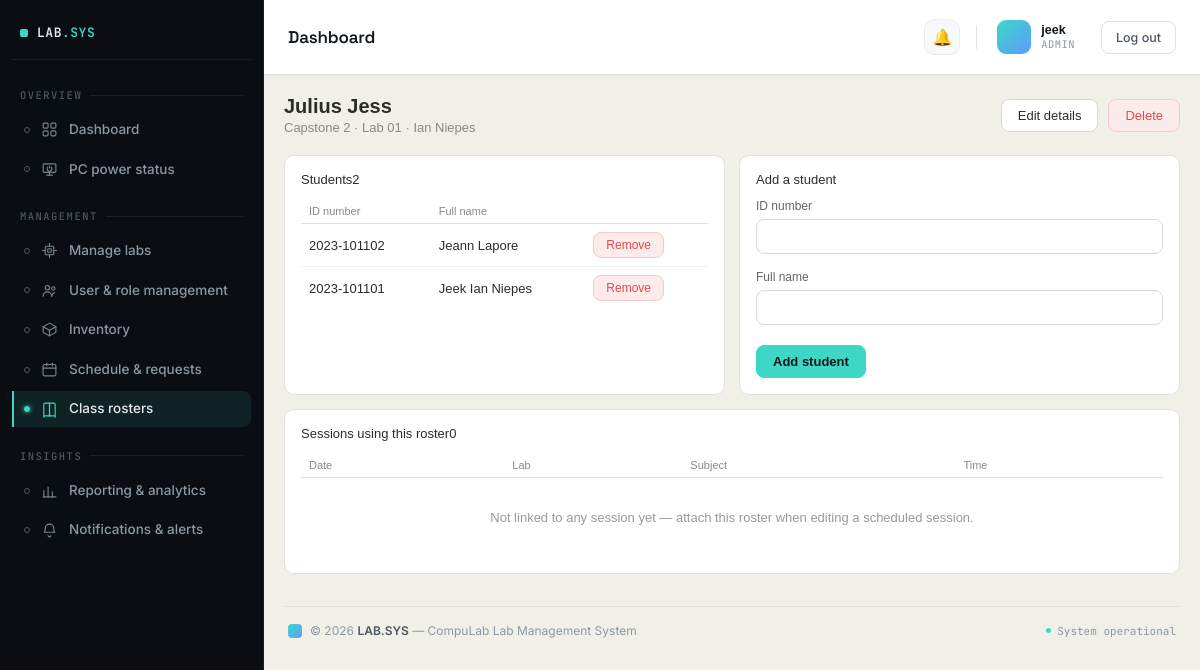
Screenshot of /schedule/rosters/1/ (signed in) with the database file from the repository.
### accounts/models.py (models this page shows, shortened)
class User(AbstractUser):
    ROLE_CHOICES = [
        ('admin', 'Admin'),
        ('incharge', 'Lab In-charge'),
        ('instructor', 'Instructor'),
        ('student', 'Student'),
    ]
    role = models.CharField(max_length=20, choices=ROLE_CHOICES, default='instructor')
    id_number = models.CharField(
        max_length=50, blank=True, default='',
        help_text='Student/Instructor ID — used to match this account to reservation requests and lab PC check-ins. Separate from the login username.'
    )
    assigned_lab = models.ForeignKey(
        'labs.Lab',
        null=True,
        blank=True,
        on_delete=models.SET_NULL,
        related_name='assigned_users'
    )
    email_notifications_enabled = models.BooleanField(default=True)

### scheduling/models.py (models this page shows, shortened)
class ClassRoster(models.Model):
    name = models.CharField(max_length=200, help_text='e.g. "BSCS 2A — CS101 Programming Logic"')
    subject = models.CharField(max_length=200, blank=True)
    lab = models.ForeignKey('labs.Lab', on_delete=models.SET_NULL, null=True, blank=True, related_name='class_rosters')
    instructor = models.ForeignKey(
        settings.AUTH_USER_MODEL, on_delete=models.SET_NULL, null=True, blank=True,
        related_name='class_rosters'
    )
    created_at = models.DateTimeField(auto_now_add=True)
    class Meta:
        ordering = ['name']

class RosterStudent(models.Model):
    roster = models.ForeignKey(ClassRoster, on_delete=models.CASCADE, related_name='students')
    id_number = models.CharField(max_length=50)
    full_name = models.CharField(max_length=150)
    class Meta:
        ordering = ['full_name']
        unique_together = [('roster', 'id_number')]

### labs/models.py (models this page shows, shortened)
class Lab(models.Model):
    name = models.CharField(max_length=100)
    location = models.CharField(max_length=200, blank=True)
    opening_time = models.TimeField(
        default='07:00',
        help_text='Daily opening time, used as the capacity basis for utilization % in reports.'
    )
    closing_time = models.TimeField(
        default='21:00',
        help_text='Daily closing time, used as the capacity basis for utilization % in reports.'
    )

### scheduling/views.py (the view)
# urls.py: path('rosters/<int:pk>/', views.RosterDetailView.as_view(), name='roster_detail'),
class RosterDetailView(RoleRequiredMixin, DetailView):
    allowed_roles = ['admin', 'incharge', 'instructor']
    template_name = 'scheduling/roster_detail.html'
    context_object_name = 'roster'
    def get_queryset(self):
        from scheduling.models import ClassRoster
        return ClassRoster.objects.select_related('lab', 'instructor')
    def get_context_data(self, **kwargs):
        from scheduling.forms import RosterStudentForm
        ctx = super().get_context_data(**kwargs)
        ctx['student_form'] = RosterStudentForm()
        ctx['students'] = self.object.students.all()
        ctx['linked_sessions'] = self.object.sessions.order_by('-date')[:20]
        return ctx

### scheduling/forms.py
class RosterStudentForm(forms.ModelForm):
    class Meta:
        model = RosterStudent
        fields = ['id_number', 'full_name']

### accounts/context_processors.py (called while the page is built)
def sidebar_counts(request):
    if not request.user.is_authenticated:
        return {}
    return {
        'unread_notifications_count': Notification.objects.filter(
            user=request.user, read=False
        ).count(),
        'open_issues_count': Issue.objects.filter(status='open').count()
        if request.user.role in ['admin', 'incharge'] else 0,
    }

### accounts/mixins.py (called while the page is built)
    def dispatch(self, request, *args, **kwargs):
        if not request.user.is_authenticated:
            return self.handle_no_permission()
        if self.allowed_roles and request.user.role not in self.allowed_roles:
            raise PermissionDenied
        return super().dispatch(request, *args, **kwargs)

### compulab/templates/scheduling/roster_detail.html (shortened to what this page needs)
{% extends "base.html" %}
{% block content %}
<div class="page-header">
  <div>
    <h1>{{ roster.name }}</h1>
    <div class="sub">{{ roster.subject|default:"No subject set" }} &middot; {{ roster.lab.name|default:"No lab set" }} &middot; {{ roster.instructor.get_full_name|default:"No instructor set" }}</div>
  </div>
  <div style="display:flex; gap:10px;">
    <a href="{% url 'roster_edit' roster.pk %}" class="action-btn">Edit details</a>
    <a href="{% url 'roster_delete' roster.pk %}" class="action-btn danger">Delete</a>
  </div>
</div>
<div class="two-col">
  <div class="card">
    <div class="section-title">Students<span class="count">{{ students|length }}</span></div>
    <table class="table">
      <thead><tr><th>ID number</th><th>Full name</th><th></th></tr></thead>
      <tbody>
        {% for s in students %}
          <tr>
            <td>{{ s.id_number }}</td>
            <td>{{ s.full_name }}</td>
            <td>
              <form method="post" action="{% url 'roster_remove_student' roster.pk s.pk %}" onsubmit="return confirm('Remove {{ s.full_name }} from this roster?');" style="display:inline">
                <button type="submit" class="action-btn small danger">Remove</button>
              </form>
            </td>
          </tr>
        {% empty %}
          <tr><td colspan="3"><p class="empty">No students added yet.</p></td></tr>
        {% endfor %}
      </tbody>
    </table>
  </div>
  <div class="card">
    <div class="section-title">Add a student</div>
    <form method="post" action="{% url 'roster_add_student' roster.pk %}">
      <div class="form-group">
        <label class="form-label" for="{{ student_form.id_number.id_for_label }}">ID number</label>
        {{ student_form.id_number }}
      </div>
      <div class="form-group">
        <label class="form-label" for="{{ student_form.full_name.id_for_label }}">Full name</label>
        {{ student_form.full_name }}
      </div>
      <div class="form-actions">
        <button type="submit" class="action-btn primary">Add student</button>
      </div>
    </form>
  </div>
</div>
<div class="card">
  <div class="section-title">Sessions using this roster<span class="count">{{ linked_sessions|length }}</span></div>
  <table class="table">
    <thead><tr><th>Date</th><th>Lab</th><th>Subject</th><th>Time</th></tr></thead>
    <tbody>
      {% for s in linked_sessions %}
        <tr>
          <td>{{ s.date }}</td>
          <td>{{ s.lab.name }}</td>
          <td>{{ s.subject }}</td>
          <td>{{ s.start_time|time:"H:i" }}–{{ s.end_time|time:"H:i" }}</td>
        </tr>
      {% empty %}
        <tr><td colspan="4"><p class="empty">Not linked to any session yet — attach this roster when editing a scheduled session.</p></td></tr>
      {% endfor %}
    </tbody>
  </table>
</div>
{% endblock %}

### compulab/templates/dashboard/navbar.html (shortened to what this page needs)
<div class="topbar">
  <div class="topbar-title">{{ page_title|default:"Dashboard" }}</div>
  <div class="topbar-right">
    <div class="topbar-notif">
      <a href="{% url 'notifications' %}" title="Notifications">
        🔔
      </a>
    </div>
    <div class="topbar-user">
      <div class="avatar">
      </div>
      <div class="user-meta">
        <span class="user-name">{{ request.user.get_full_name|default:request.user.username }}</span>
        <span class="user-role">{{ request.user.role|default:"Admin" }}</span>
      </div>
    </div>
    <form method="post" action="{% url 'logout' %}" style="display:inline;">
      <button type="submit" class="btn">Log out</button>
    </form>
  </div>
</div>

### compulab/templates/base.html (style rules this page uses)
* { box-sizing: border-box; margin: 0; padding: 0; }
html, body { height: 100%; }
body { font-family: sans-serif; background: #f1f0e8; color: #2c2c2a; }
:root { --topbar-accent: #3ed6c4; --topbar-accent-tint: rgba(62,214,196,0.12); --topbar-ink-1: #12171d; --topbar-text-1: #4d5761; --topbar-text-2: #8b98a3; }
.card { background: white; border: 1px solid #e0e0e0; border-radius: 10px; padding: 16px; margin-bottom: 14px; }
.section-title { font-size: 13px; font-weight: 500; margin-bottom: 12px; }
.two-col { display: grid; grid-template-columns: 1fr 1fr; gap: 14px; }
.table { width: 100%; border-collapse: collapse; font-size: 13px; }
.table th { text-align: left; padding: 6px 8px; color: #888; font-weight: 500; border-bottom: 1px solid #e0e0e0; font-size: 11px; }
.table td { padding: 8px; border-bottom: 1px solid #f0f0f0; }
.table tr:last-child td { border-bottom: none; }
a { color: inherit; }
.page-header { display: flex; align-items: center; justify-content: space-between; margin-bottom: 20px; flex-wrap: wrap; gap: 12px; }
.page-header h1 { font-size: 20px; font-weight: 600; }
.page-header .sub { font-size: 13px; color: #888; margin-top: 2px; }
.action-btn { display: inline-flex; align-items: center; gap: 6px; padding: 8px 16px; border-radius: 8px; border: 1px solid #d8d8d8; background: #fff; color: #2c2c2a; font-size: 13px; font-weight: 500; text-decoration: none; cursor: pointer; }
.action-btn.primary { background: var(--topbar-accent); border-color: var(--topbar-accent); color: var(--topbar-ink-1); font-weight: 600; }
.action-btn.danger { background: #FCEBEB; border-color: #f3c9c9; color: #E24B4A; }
.action-btn.small { padding: 5px 12px; font-size: 12px; }
.form-group { margin-bottom: 16px; }
.form-label { display: block; font-size: 12px; font-weight: 500; color: #666; margin-bottom: 6px; }
.card form input[type="text"], .card form input[type="email"], .card form input[type="password"], .card form input[type="number"], .card form input[type="date"], .card form input[type="time"], .card form select, .card form textarea { width: 100%; padding: 9px 12px; border: 1px solid #d8d8d8; border-radius: 8px; font-size: 13px; font-family: inherit; background: #fff; color: #2c2c2a; }
.form-actions { display: flex; gap: 10px; margin-top: 20px; }
.empty { color: #999; font-size: 13px; text-align: center; padding: 24px 0; }

### compulab/templates/dashboard/navbar.html (style rules this page uses)
.topbar { padding: 16px 24px; border-bottom: 1px solid #e0e0e0; background: white; display: flex; align-items: center; justify-content: space-between; box-shadow: 0 1px 3px rgba(18, 23, 29, 0.03); }
.topbar-title { font-family: 'Space Grotesk', sans-serif; font-size: 17px; font-weight: 600; letter-spacing: -0.01em; color: #12171d; }
.topbar-right { display: flex; align-items: center; gap: 16px; font-size: 13px; color: #555; }
.topbar-notif { position: relative; display: flex; align-items: center; }
.topbar-notif a { position: relative; display: flex; align-items: center; justify-content: center; width: 36px; height: 36px; border-radius: 10px; font-size: 16px; text-decoration: none; color: #4d5761; background: #f7f8f9; border: 1px solid #ececec; transition: background-color 0.15s ease, border-color 0.15s ease, transform 0.15s ease; }
.topbar-user { display: flex; align-items: center; gap: 10px; padding: 4px 10px 4px 4px; border-radius: 12px; transition: background-color 0.15s ease; }
.avatar { width: 34px; height: 34px; border-radius: 9px; background: linear-gradient(135deg, #3ed6c4, #5b9dff); color: #0a0e12; font-family: 'JetBrains Mono', monospace; font-size: 12px; font-weight: 700; display: flex; align-items: center; justify-content: center; flex-shrink: 0; }
.user-meta { display: flex; flex-direction: column; line-height: 1.25; }
.user-name { font-size: 12.5px; font-weight: 600; color: #12171d; white-space: nowrap; }
.user-role { font-size: 10.5px; font-family: 'JetBrains Mono', monospace; color: #8b98a3; text-transform: uppercase; letter-spacing: 0.04em; }
.btn { display: inline-flex; align-items: center; gap: 6px; padding: 8px 14px; border-radius: 8px; font-size: 12.5px; font-weight: 500; border: 1px solid #e0e0e0; background: white; cursor: pointer; text-decoration: none; color: #4d5761; font-family: 'Inter', sans-serif; transition: background-color 0.15s ease, border-color 0.15s ease, color 0.15s ease; }

### rows the page displays
User: user.get_full_name "jeek", user.role "ADMIN"
ClassRoster: name "Julius Jess", subject "Capstone 2", lab.name "Lab 01", instructor.get_full_name "Ian Niepes"
RosterStudent: id_number "2023-101102", full_name "Jeann Lapore"
RosterStudent: id_number "2023-101101", full_name "Jeek Ian Niepes"

### other values shown
{{ page_title|default:"Dashboard" }} "Dashboard"
{{ students|length }} "2"
{{ linked_sessions|length }} "0"
